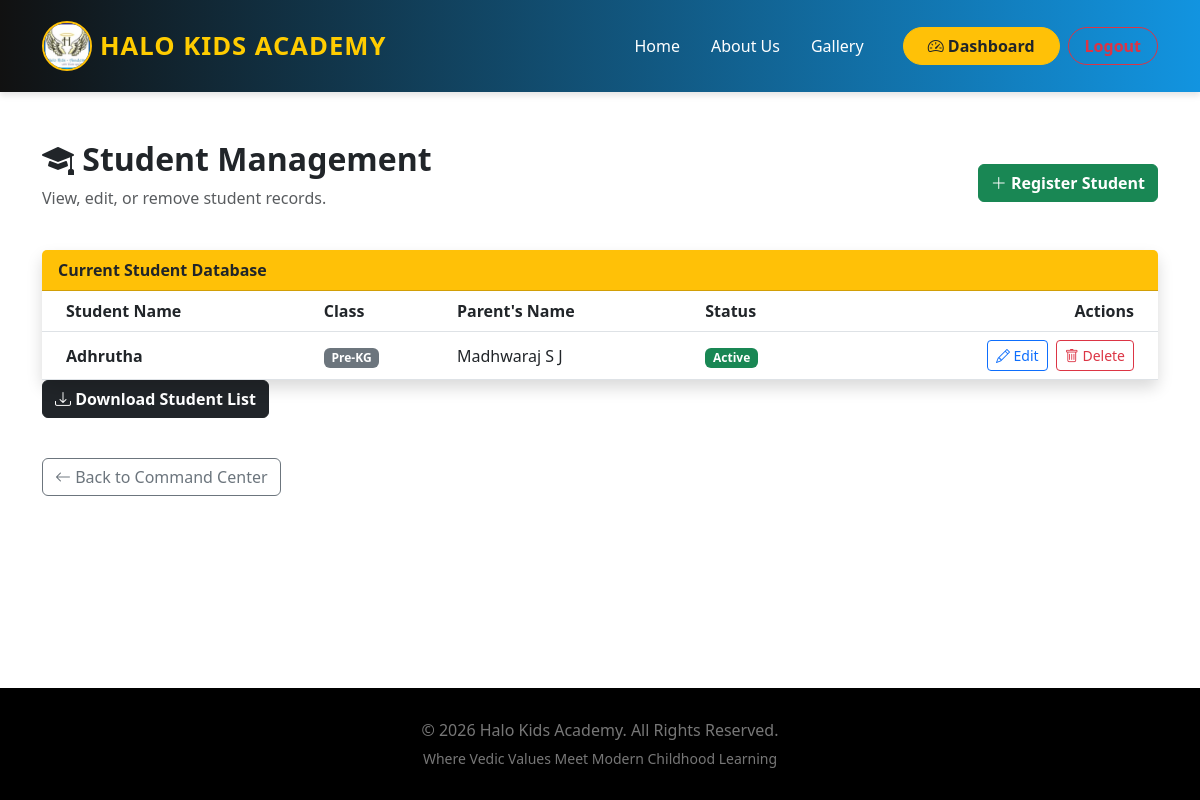
The app's page /manage/students/ (signed in) with its own data.
### school/models.py (models this page shows, shortened)
class Student(models.Model):
    application_number = models.CharField(max_length=20, unique=True)
    student_name = models.CharField(max_length=100)
    gender = models.CharField(max_length=10, choices=[('Male', 'Male'), ('Female', 'Female')])
    dob = models.DateField()
    aadhar_number = models.CharField(max_length=20, null=True, blank=True)
    class_admitted = models.CharField(max_length=50)
    academic_year = models.CharField(max_length=20)
    father_name = models.CharField(max_length=100)
    father_phone = models.CharField(max_length=15)
    mother_name = models.CharField(max_length=100)
    mother_phone = models.CharField(max_length=15)
    address = models.TextField()
    username = models.CharField(max_length=100, null=True, blank=True) # Usually Mother's Phone
    password = models.CharField(max_length=100, null=True, blank=True) # Usually DOB (DDMMYYYY)

### school/views.py (the view)
# urls.py: path('manage/students/', views.manage_students, name='manage_students'),
@login_required
def manage_students(request):
    student_list = Student.objects.all().order_by('-id')
    return render(request, 'manage_students.html', {'student_list': student_list})

### templates/manage_students.html (shortened to what this page needs)
{% extends 'base.html' %}
{% block content %}
<div class="container py-5">
    <div class="d-flex justify-content-between align-items-center mb-4">
        <div>
            <h2 class="fw-bold"><i class="bi bi-mortarboard-fill"></i> Student Management</h2>
            <p class="text-muted">View, edit, or remove student records.</p>
        </div>
        <a href="{% url 'admin_register' %}" class="btn btn-success fw-bold">
            <i class="bi bi-plus-lg"></i> Register Student
        </a>
    </div>
    <div class="card shadow border-0">
        <div class="card-header bg-warning text-dark fw-bold">
            Current Student Database
        </div>
        <div class="card-body p-0">
            <div class="table-responsive">
                <table class="table table-hover align-middle mb-0">
                    <thead class="bg-light">
                        <tr>
                            <th class="ps-4">Student Name</th>
                            <th>Class</th>
                            <th>Parent's Name</th>
                            <th>Status</th>
                            <th class="text-end pe-4">Actions</th>
                        </tr>
                    </thead>
                    <tbody>
                        {% for student in student_list %}
                        <tr>
                            <td class="ps-4 fw-bold">{{ student.student_name }}</td>
                            <td><span class="badge bg-secondary">{{ student.class_admitted }}</span></td>
                            <td>{{ student.father_name }}</td>
                            <td><span class="badge bg-success">Active</span></td>
                            <td class="text-end pe-4">
                                <a href="{% url 'edit_student' student.id %}" class="btn btn-sm btn-outline-primary me-1">
                                    <i class="bi bi-pencil"></i> Edit
                                </a>
                                <a href="{% url 'delete_student' student.id %}"
                                   class="btn btn-sm btn-outline-danger"
                                   onclick="return confirm('⚠️ Are you sure you want to PERMANENTLY delete {{ student.student_name }}? This cannot be undone.');">
                                    <i class="bi bi-trash"></i> Delete
                                </a>
                            </td>
                        </tr>
                        {% endfor %}
                    </tbody>
                </table>
            </div>
        </div>
    </div>
    <a href="{% url 'download_students_csv' %}" class="btn btn-dark fw-bold mb-3">
    <i class="bi bi-download"></i> Download Student List
</a>
    <div class="mt-4">
        <a href="{% url 'super_dashboard' %}" class="btn btn-outline-secondary">
            <i class="bi bi-arrow-left"></i> Back to Command Center
        </a>
    </div>
</div>
{% endblock %}

### templates/base.html (style rules this page uses)
html, body { overflow-x: hidden; width: 100%; }

### records on screen
Student: student_name "Adhrutha", class_admitted "Pre-KG", father_name "Madhwaraj S J"
